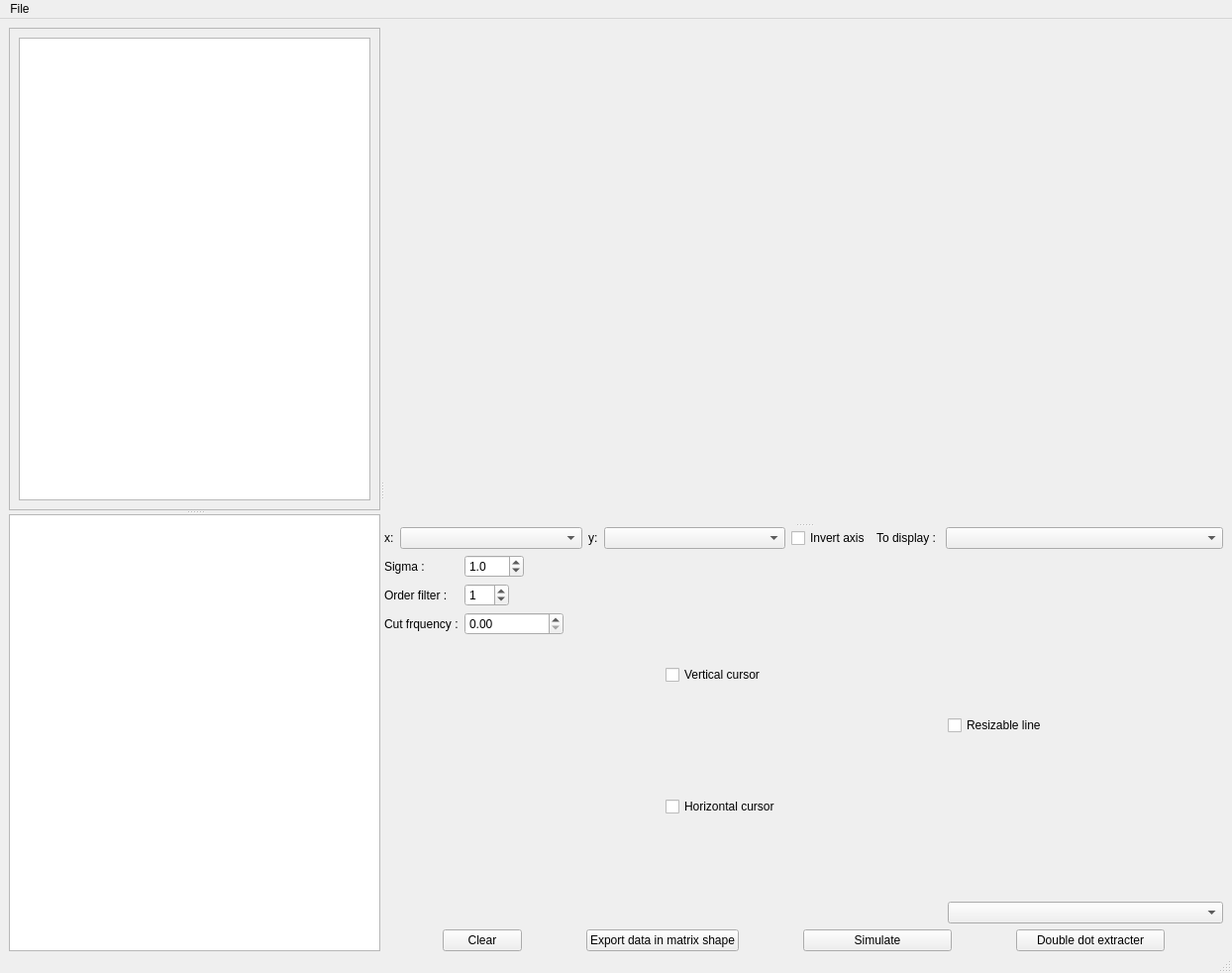
<?xml version="1.0" encoding="UTF-8"?>
<ui version="4.0">
 <class>MainWindow</class>
 <widget class="QMainWindow" name="MainWindow">
  <property name="geometry">
   <rect>
    <x>0</x>
    <y>0</y>
    <width>1244</width>
    <height>982</height>
   </rect>
  </property>
  <property name="windowTitle">
   <string>Traitement Résultats</string>
  </property>
  <widget class="QWidget" name="centralwidget">
   <layout class="QGridLayout" name="gridLayout_2">
    <property name="bottomMargin">
     <number>0</number>
    </property>
    <item row="0" column="0">
     <widget class="QSplitter" name="splitter_3">
      <property name="orientation">
       <enum>Qt::Horizontal</enum>
      </property>
      <widget class="QSplitter" name="splitter_2">
       <property name="orientation">
        <enum>Qt::Vertical</enum>
       </property>
       <widget class="QFrame" name="frame">
        <property name="frameShape">
         <enum>QFrame::StyledPanel</enum>
        </property>
        <property name="frameShadow">
         <enum>QFrame::Raised</enum>
        </property>
        <layout class="QGridLayout" name="gridLayout_3">
         <item row="0" column="1">
          <widget class="QTreeView" name="TreeView"/>
         </item>
        </layout>
       </widget>
       <widget class="QPlainTextEdit" name="Comments"/>
      </widget>
      <widget class="QSplitter" name="splitter">
       <property name="orientation">
        <enum>Qt::Vertical</enum>
       </property>
       <widget class="QWidget" name="mplwindow" native="true">
        <property name="minimumSize">
         <size>
          <width>350</width>
          <height>500</height>
         </size>
        </property>
        <property name="maximumSize">
         <size>
          <width>16777215</width>
          <height>16777212</height>
         </size>
        </property>
        <layout class="QVBoxLayout" name="mplvl">
         <property name="leftMargin">
          <number>0</number>
         </property>
         <property name="rightMargin">
          <number>0</number>
         </property>
        </layout>
       </widget>
       <widget class="QWidget" name="layoutWidget">
        <layout class="QVBoxLayout" name="verticalLayout">
         <item>
          <layout class="QGridLayout" name="gridLayout">
           <property name="verticalSpacing">
            <number>10</number>
           </property>
           <item row="0" column="0">
            <widget class="QLabel" name="x_label">
             <property name="sizePolicy">
              <sizepolicy hsizetype="Minimum" vsizetype="Preferred">
               <horstretch>0</horstretch>
               <verstretch>0</verstretch>
              </sizepolicy>
             </property>
             <property name="text">
              <string>x:</string>
             </property>
            </widget>
           </item>
           <item row="0" column="1">
            <widget class="QComboBox" name="cb_src1">
             <property name="sizePolicy">
              <sizepolicy hsizetype="Preferred" vsizetype="Fixed">
               <horstretch>1</horstretch>
               <verstretch>0</verstretch>
              </sizepolicy>
             </property>
             <property name="sizeAdjustPolicy">
              <enum>QComboBox::AdjustToContents</enum>
             </property>
            </widget>
           </item>
           <item row="0" column="3">
            <widget class="QComboBox" name="cb_src2">
             <property name="sizePolicy">
              <sizepolicy hsizetype="Preferred" vsizetype="Fixed">
               <horstretch>1</horstretch>
               <verstretch>0</verstretch>
              </sizepolicy>
             </property>
            </widget>
           </item>
           <item row="0" column="2">
            <widget class="QLabel" name="y_label">
             <property name="sizePolicy">
              <sizepolicy hsizetype="Minimum" vsizetype="Preferred">
               <horstretch>0</horstretch>
               <verstretch>0</verstretch>
              </sizepolicy>
             </property>
             <property name="text">
              <string>y:</string>
             </property>
            </widget>
           </item>
           <item row="0" column="6">
            <widget class="QComboBox" name="set_display_2">
             <property name="minimumSize">
              <size>
               <width>280</width>
               <height>0</height>
              </size>
             </property>
            </widget>
           </item>
           <item row="0" column="5">
            <widget class="QLabel" name="todisplay">
             <property name="text">
              <string>To display : </string>
             </property>
            </widget>
           </item>
           <item row="0" column="4">
            <widget class="QCheckBox" name="inverseCheck">
             <property name="text">
              <string>Invert axis</string>
             </property>
             <property name="checked">
              <bool>false</bool>
             </property>
            </widget>
           </item>
          </layout>
         </item>
         <item>
          <layout class="QHBoxLayout" name="horizontalLayout">
           <item>
            <layout class="QFormLayout" name="formLayout_2">
             <item row="0" column="0">
              <widget class="QLabel" name="label_9">
               <property name="sizePolicy">
                <sizepolicy hsizetype="Fixed" vsizetype="Preferred">
                 <horstretch>0</horstretch>
                 <verstretch>0</verstretch>
                </sizepolicy>
               </property>
               <property name="text">
                <string>Sigma :</string>
               </property>
              </widget>
             </item>
             <item row="1" column="0">
              <widget class="QLabel" name="label">
               <property name="text">
                <string>Order filter :</string>
               </property>
              </widget>
             </item>
             <item row="1" column="1">
              <widget class="QSpinBox" name="ord_filt">
               <property name="minimumSize">
                <size>
                 <width>45</width>
                 <height>0</height>
                </size>
               </property>
               <property name="maximumSize">
                <size>
                 <width>45</width>
                 <height>16777215</height>
                </size>
               </property>
               <property name="value">
                <number>1</number>
               </property>
              </widget>
             </item>
             <item row="2" column="0">
              <widget class="QLabel" name="label_2">
               <property name="text">
                <string>Cut frquency :</string>
               </property>
              </widget>
             </item>
             <item row="2" column="1">
              <widget class="QDoubleSpinBox" name="cut_freq">
               <property name="maximumSize">
                <size>
                 <width>100</width>
                 <height>16777215</height>
                </size>
               </property>
              </widget>
             </item>
             <item row="0" column="1">
              <widget class="QDoubleSpinBox" name="cb_sigma">
               <property name="maximumSize">
                <size>
                 <width>60</width>
                 <height>16777215</height>
                </size>
               </property>
               <property name="decimals">
                <number>1</number>
               </property>
               <property name="value">
                <double>1.000000000000000</double>
               </property>
              </widget>
             </item>
            </layout>
           </item>
           <item>
            <layout class="QGridLayout" name="gridLayout_4">
             <property name="topMargin">
              <number>4</number>
             </property>
             <item row="0" column="1">
              <widget class="QLabel" name="verCurs_val">
               <property name="text">
                <string/>
               </property>
              </widget>
             </item>
             <item row="0" column="0">
              <widget class="QCheckBox" name="check_vertCurs">
               <property name="maximumSize">
                <size>
                 <width>155</width>
                 <height>16777215</height>
                </size>
               </property>
               <property name="text">
                <string>Vertical cursor</string>
               </property>
              </widget>
             </item>
             <item row="1" column="0">
              <widget class="QCheckBox" name="check_horCurs">
               <property name="maximumSize">
                <size>
                 <width>155</width>
                 <height>16777215</height>
                </size>
               </property>
               <property name="text">
                <string>Horizontal cursor</string>
               </property>
              </widget>
             </item>
             <item row="1" column="1">
              <widget class="QLabel" name="horCurs_val">
               <property name="text">
                <string/>
               </property>
              </widget>
             </item>
            </layout>
           </item>
           <item>
            <layout class="QVBoxLayout" name="verticalLayout_2">
             <item>
              <layout class="QHBoxLayout" name="horizontalLayout_2">
               <item>
                <widget class="QCheckBox" name="check_resLine">
                 <property name="text">
                  <string>Resizable line</string>
                 </property>
                </widget>
               </item>
               <item>
                <widget class="QLabel" name="lab_resLine">
                 <property name="text">
                  <string/>
                 </property>
                </widget>
               </item>
              </layout>
             </item>
             <item>
              <widget class="QComboBox" name="plot_status_display"/>
             </item>
            </layout>
           </item>
          </layout>
         </item>
         <item>
          <layout class="QHBoxLayout" name="horizontalLayout_3">
           <item>
            <widget class="QPushButton" name="btn_clear">
             <property name="enabled">
              <bool>true</bool>
             </property>
             <property name="sizePolicy">
              <sizepolicy hsizetype="Fixed" vsizetype="Fixed">
               <horstretch>0</horstretch>
               <verstretch>0</verstretch>
              </sizepolicy>
             </property>
             <property name="text">
              <string>Clear</string>
             </property>
            </widget>
           </item>
           <item>
            <widget class="QPushButton" name="export_data">
             <property name="sizePolicy">
              <sizepolicy hsizetype="Maximum" vsizetype="Fixed">
               <horstretch>0</horstretch>
               <verstretch>0</verstretch>
              </sizepolicy>
             </property>
             <property name="text">
              <string>Export data in matrix shape</string>
             </property>
            </widget>
           </item>
           <item>
            <widget class="QPushButton" name="btn_sim">
             <property name="maximumSize">
              <size>
               <width>150</width>
               <height>16777215</height>
              </size>
             </property>
             <property name="text">
              <string>Simulate</string>
             </property>
            </widget>
           </item>
           <item>
            <widget class="QPushButton" name="btn_DD">
             <property name="maximumSize">
              <size>
               <width>150</width>
               <height>16777215</height>
              </size>
             </property>
             <property name="text">
              <string>Double dot extracter</string>
             </property>
            </widget>
           </item>
          </layout>
         </item>
        </layout>
       </widget>
      </widget>
     </widget>
    </item>
   </layout>
  </widget>
  <widget class="QMenuBar" name="menubar">
   <property name="geometry">
    <rect>
     <x>0</x>
     <y>0</y>
     <width>1244</width>
     <height>21</height>
    </rect>
   </property>
   <widget class="QMenu" name="menuFile">
    <property name="title">
     <string>File</string>
    </property>
    <addaction name="actionOpen"/>
    <addaction name="actionReload"/>
    <addaction name="separator"/>
    <addaction name="actionSave"/>
    <addaction name="actionSave_as_new"/>
    <addaction name="actionCopy_filename"/>
    <addaction name="separator"/>
    <addaction name="actionPreferences"/>
    <addaction name="actionExit"/>
    <addaction name="separator"/>
   </widget>
   <addaction name="menuFile"/>
  </widget>
  <widget class="QStatusBar" name="statusbar"/>
  <action name="actionOpen">
   <property name="text">
    <string>Open</string>
   </property>
  </action>
  <action name="actionPreferences">
   <property name="text">
    <string>Preferences</string>
   </property>
  </action>
  <action name="actionExit">
   <property name="text">
    <string>Exit</string>
   </property>
  </action>
  <action name="actionSave">
   <property name="text">
    <string>Save</string>
   </property>
  </action>
  <action name="actionSave_as_new">
   <property name="text">
    <string>Save as new</string>
   </property>
  </action>
  <action name="actionReload">
   <property name="text">
    <string>Reload</string>
   </property>
  </action>
  <action name="actionCopy_filename">
   <property name="text">
    <string>Copy filename</string>
   </property>
  </action>
 </widget>
 <resources/>
 <connections/>
</ui>
